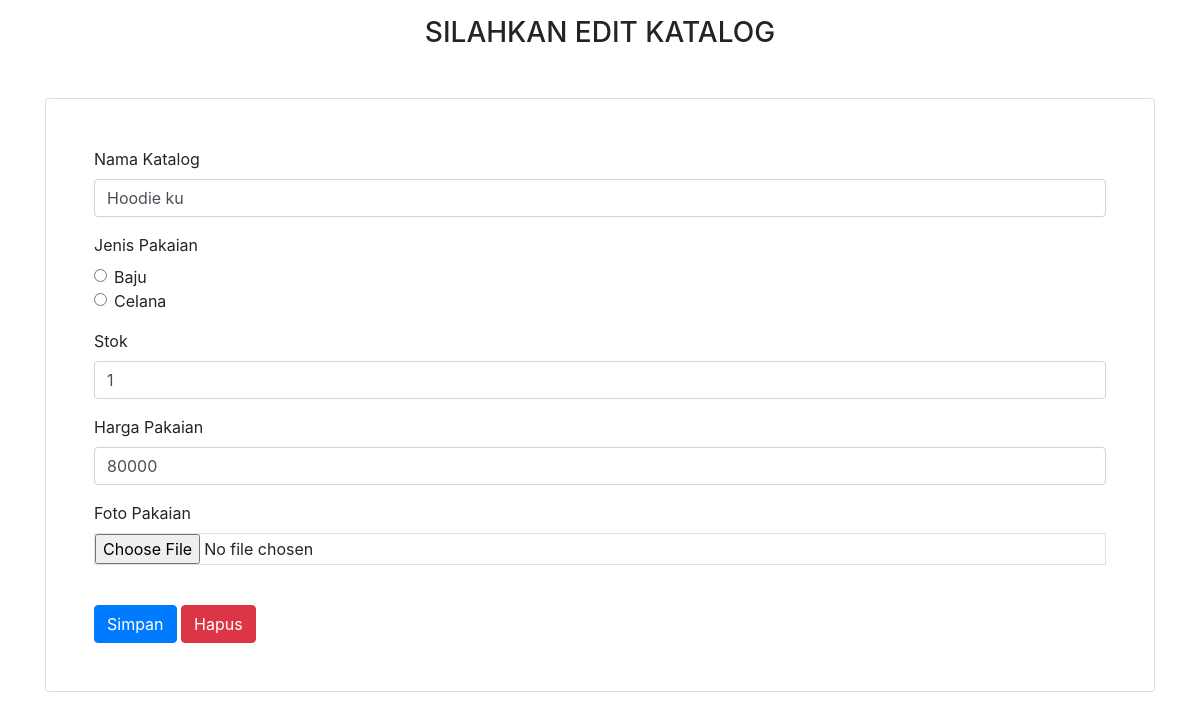
Screenshot of /pages/control/admin/edit_menu.php?id_menu=22 with the database file from the repository.
### tables this page shows
CREATE TABLE `produk` (
  `id_menu` int(50) NOT NULL,
  `nama_menu` varchar(50) NOT NULL,
  `jenis_menu` varchar(50) NOT NULL,
  `stok` int(50) NOT NULL,
  `harga` int(50) NOT NULL,
  `gambar` varchar(100) NOT NULL
);

### pages/control/admin/edit_menu.php (the view, shortened to what this page needs)
<?php
include('../koneksi.php');
$id_menu = $_GET['id_menu'];
$ambil = mysqli_query($koneksi, "SELECT * FROM produk WHERE id_menu='$id_menu'");
$result = mysqli_fetch_all($ambil, MYSQLI_ASSOC);
?>
<!doctype html>
<html lang="en">
  <head>
    <link rel="stylesheet" href="https://stackpath.bootstrapcdn.com/bootstrap/4.4.1/css/bootstrap.min.css">
    <link rel="stylesheet" type="text/css" href="../../../fontawesome/css/all.min.css">
    <link rel="stylesheet" type="text/css" href="../../../css/bootstrap.min.css">
  </head>
  <body>
  <div class="container">
    <h3 class="text-center mt-3 mb-5">SILAHKAN EDIT KATALOG</h3>
    <div class="card p-5 mb-5">
      <form method="POST" action="edit.php" enctype="multipart/form-data">
        <div class="form-group">
          <label for="menu1">Nama Katalog</label>
          <input type="text" class="form-control" id="menu1" name="nama_menu" value="<?php echo $result[0]['nama_menu'] ?>">
        </div>
        <div class="form-group">
          <label for="#">Jenis Pakaian</label>
          <div class="form-check">
            <label class="form-check-label">
              <input type="radio" class="form-check-input" name="jenis_menu" value="Makanan">Baju
            </label>
          </div>
          <div class="form-check">
            <label class="form-check-label">
              <input type="radio" class="form-check-input" value="Minuman" name="jenis_menu">Celana
            </label>
          </div>
         </div>
        <div class="form-group">
          <label for="stok1">Stok</label>
          <input type="text" class="form-control" id="stok1" name="stok" value="<?php echo $result[0]['stok'] ?>">
        </div>
        <div class="form-group">
          <label for="harga1">Harga Pakaian</label>
          <input type="text" class="form-control" id="harga1" name="harga" value="<?php echo $result[0]['harga'] ?>">
        </div>
        <div class="form-group">
          <label for="gambar">Foto Pakaian</label>
          <input type="file" class="form-control-file border" id="gambar" name="gambar">
        </div><br>
        <button type="submit" class="btn btn-primary" name="tambah">Simpan</button>
        <button type="reset" class="btn btn-danger" name="reset">Hapus</button>
  </div>
  </div>
  </body>
</html>

### rows the page displays
produk: nama_menu "Hoodie ku", stok "1", harga "80000"
